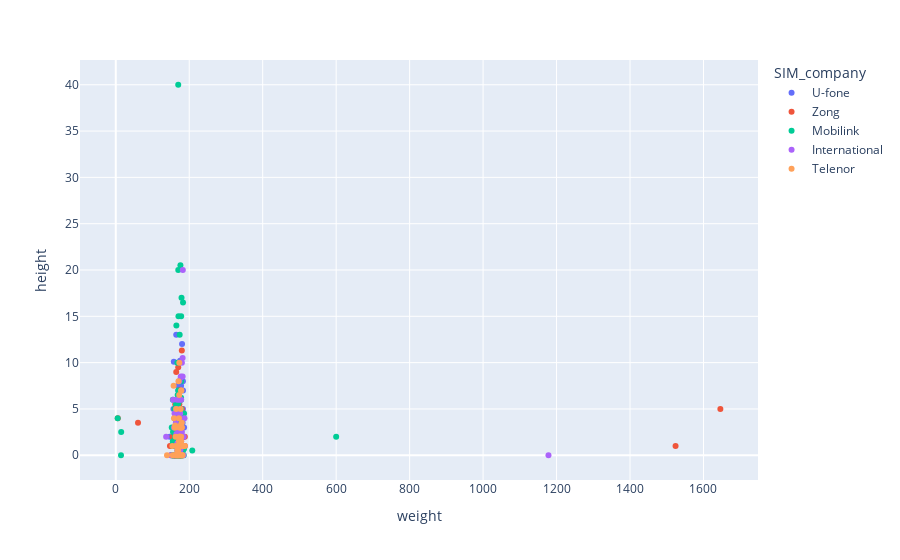

The cell this chart's notebook holds for it:
### Code cell
fig = px.scatter(df, x="weight", y="height", color="SIM_company")
fig.show()

### Figure 1 — Plotly figure (JSON) as saved in the notebook; plotly's stock layout.template omitted (floating-point values rounded to 4 significant figures)
{"data": [{"hovertemplate": "SIM_company=U-fone<br>weight=%{x}<br>height=%{y}<extra></extra>", "legendgroup": "U-fone", "marker": {"color": "#636efa", "symbol": "circle"}, "mode": "markers", "name": "U-fone", "orientation": "v", "showlegend": true, "type": "scatter", "x": [179, 178, 157, 185, 163.2, 177.5, 160, 163, 180.5, 170, 175, 175, 157, 177, 170.5, 160, 176, 175.2, 162.8, 165, 182, 152.4, 170, 177.8, 174, 160.0, 179.8, 177.8, 164.6, 166, 162.6, 179, 167.6, 175.5, 173.7, 176, 164.3, 180, 173, 170.5, 167.6, 173.7, 163.5, 180, 174, 175, 166.2, 177.7, 183, 160, 158, 175.6, 158, 173.7, 160.0, 161.5, 170, 170.2, 147, 172, 176, 170.2, 170.1, 162.6, 164.5, 168, 185.9, 158.5, 182.9, 170, 182.8, 156, 174.7, 160], "xaxis": "x", "y": [5, 1, 5, 2, 3.1, 0.2, 0, 1.5, 12, 4.5, 2, 5, 2, 4, 7, 0, 4, 10.2, 0, 1, 3.5, 1, 7.5, 8, 0, 1.5, 1, 2.5, 13, 0, 5, 5, 0.5, 2, 8, 0, 4.5, 1, 4, 3, 2, 1, 0, 4, 8, 1, 0, 7.5, 7, 0, 1, 0, 10.1, 5, 0, 1.5, 6, 0, 2, 2, 6, 0, 0, 2.5, 1.5, 2, 3, 0, 5, 7.5, 8, 1.5, 7, 0], "yaxis": "y"}, {"hovertemplate": "SIM_company=Zong<br>weight=%{x}<br>height=%{y}<extra></extra>", "legendgroup": "Zong", "marker": {"color": "#EF553B", "symbol": "circle"}, "mode": "markers", "name": "Zong", "orientation": "v", "showlegend": true, "type": "scatter", "x": [173, 175, 174, 172.7, 168, 182.9, 172.7, 164.6, 164.3, 169, 179.8, 174, 170, 178, 164.6, 170.7, 60.6, 165, 180, 155.4, 153, 180, 167.6, 174, 170.2, 162, 160, 154.6, 167.6, 170, 174, 173, 186, 183.5, 5.6, 150.2, 173.7, 188, 162.5, 154.5, 161, 164.5, 179, 176, 168, 173.7, 170.2, 176.7, 172, 176, 1524, 167, 172, 164.5, 170.2, 179.8, 155, 172, 188, 170.7, 1646.0, 167.6, 175, 161.9, 160, 171, 170.7, 179.8, 174, 158, 172, 173.5, 167.6, 178, 147.5, 175, 172.7], "xaxis": "x", "y": [5.5, 0.5, 2, 0, 2, 0, 0, 9, 0, 0, 0, 0, 9.5, 3, 0, 0, 3.5, 2, 5, 1, 1, 2, 0, 4, 0, 5.5, 0, 2, 2.5, 1, 0.5, 6, 1, 2, 4, 0, 7, 1, 1, 0, 3, 2, 0, 2, 6, 7, 4, 1, 1, 0, 1, 1.2, 1, 5.1, 0, 0, 0, 0, 2, 2, 5, 1, 5, 2, 0, 1, 0, 11.3, 2, 0, 7, 1.3, 0, 4, 1, 0, 5], "yaxis": "y"}, {"hovertemplate": "SIM_company=Mobilink<br>weight=%{x}<br>height=%{y}<extra></extra>", "legendgroup": "Mobilink", "marker": {"color": "#00cc96", "symbol": "circle"}, "mode": "markers", "name": "Mobilink", "orientation": "v", "showlegend": true, "type": "scatter", "x": [164.5, 178, 180.3, 183, 178.2, 164, 170.2, 177, 160, 172, 165, 183, 170.2, 600, 165, 177.8, 177.8, 173, 165.2, 165, 169, 170.7, 173, 166, 164.5, 166.5, 180.3, 177.8, 155.8, 5.11, 180.3, 175.5, 179, 172, 155, 159, 161, 152.4, 168.5, 167.6, 179, 182.9, 173, 176, 174, 169, 163.5, 155.4, 176, 170.7, 161.5, 167.6, 170.2, 185, 185.9, 164, 171, 168, 170.7, 178, 175.3, 155.8, 173.7, 179, 176, 165, 14.22, 166.5, 167, 173, 162.6, 185.9, 173, 155.8, 170.7, 180, 170.7, 175, 160.5, 179, 175, 176, 155.4, 208.3, 174.0, 170.7, 152, 174, 172.7, 170, 164.6, 175, 183.1, 155.7, 172, 161.2, 162.6, 14.73, 167, 170, 170.7, 155, 172.7, 177, 174, 180, 177.8, 160, 173, 165, 174, 166, 177.8, 178, 168, 180], "xaxis": "x", "y": [3.5, 15, 0, 0.5, 1, 5.5, 2.5, 4, 4, 3, 14, 4, 7, 2, 3, 2.5, 5, 0, 3.5, 2.5, 5, 0.5, 0, 1, 2, 0, 2, 8, 0, 4, 4.5, 2, 17, 0, 0, 1.5, 4, 3, 6.5, 10, 3.8, 1, 0, 20.5, 0, 1.3, 0, 1.5, 0, 5.9, 2, 1, 20, 0, 4.5, 0, 2, 0, 0, 1, 3, 2.5, 0, 0, 0, 0, 0, 1, 1, 2.5, 1, 0.7, 1, 1, 1, 3, 1.5, 8, 1, 0, 1, 0, 6, 0.5, 13, 5.6, 0, 2.5, 1, 40, 0, 0, 16.5, 1.4, 1, 1, 3, 2.5, 2, 1, 15, 0, 1, 0, 5, 0, 6.2, 5, 3, 0, 1.5, 0, 6, 2, 0, 2], "yaxis": "y"}, {"hovertemplate": "SIM_company=International<br>weight=%{x}<br>height=%{y}<extra></extra>", "legendgroup": "International", "marker": {"color": "#ab63fa", "symbol": "circle"}, "mode": "markers", "name": "International", "orientation": "v", "showlegend": true, "type": "scatter", "x": [187, 165, 158.5, 180, 174, 174, 174.5, 177, 178, 176, 175.2, 173, 182, 172, 156, 175.1, 171.5, 176, 173, 182.5, 165, 171.5, 177, 167.1, 180, 164.6, 180, 167.6, 168.7, 173, 175, 167.6, 173, 182.9, 150.1, 1178, 165.1, 163.5, 137.2, 170.2, 168, 160, 182, 175, 165, 178, 184, 185, 178], "xaxis": "x", "y": [4, 3, 3, 2.5, 0.6, 2, 4.5, 8.4, 6, 2, 4.5, 4, 8.5, 2.5, 6, 1.2, 2.5, 0.6, 4, 20, 2.3, 2, 8.5, 6, 3, 5, 10, 1, 2, 6, 2, 1.3, 8, 1, 0, 0, 3, 3.5, 2, 0, 4, 4.5, 10.5, 5, 1, 1, 0, 2, 1.5], "yaxis": "y"}, {"hovertemplate": "SIM_company=Telenor<br>weight=%{x}<br>height=%{y}<extra></extra>", "legendgroup": "Telenor", "marker": {"color": "#FFA15A", "symbol": "circle"}, "mode": "markers", "name": "Telenor", "orientation": "v", "showlegend": true, "type": "scatter", "x": [163, 164, 179, 155, 172.3, 157.5, 184.3, 176.8, 173.7, 176.7, 178, 172, 154, 179, 182, 182.3, 173.7, 163, 172, 173.7, 173.5, 178, 167.6, 165, 170.2, 173.4, 161.5, 179.8, 164.6, 188, 172, 170, 172.7, 170, 168, 182, 160, 177.5, 167.6, 173, 165, 170.6, 178, 180, 178, 160.4, 158.5, 173.7, 177.8, 164.4, 175.8, 168, 175.3, 139.5, 178.3, 177.8, 167.7, 178.5, 161.5], "xaxis": "x", "y": [2, 1, 0, 0, 3, 7.5, 1, 0, 0, 5, 1.5, 1.5, 1, 0, 0, 1, 2, 0, 2, 0, 0, 7, 1, 0, 0, 1, 3.2, 3.5, 0, 1, 4, 0.5, 6.5, 0, 0, 1, 0, 3.3, 1, 10, 0, 8, 0, 3, 2, 3, 4, 2, 3, 5, 3, 0, 2, 0, 3, 3, 0.5, 7, 3], "yaxis": "y"}], "layout": {"legend": {"title": {"text": "SIM_company"}, "tracegroupgap": 0}, "margin": {"t": 60}, "xaxis": {"anchor": "y", "domain": [0, 1], "title": {"text": "weight"}}, "yaxis": {"anchor": "x", "domain": [0, 1], "title": {"text": "height"}}}}
